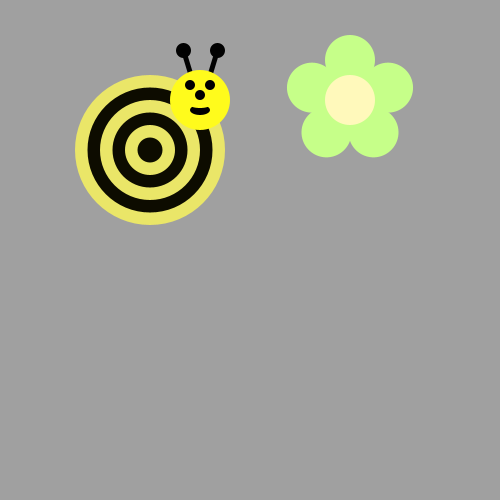
Frame 1 (no input)
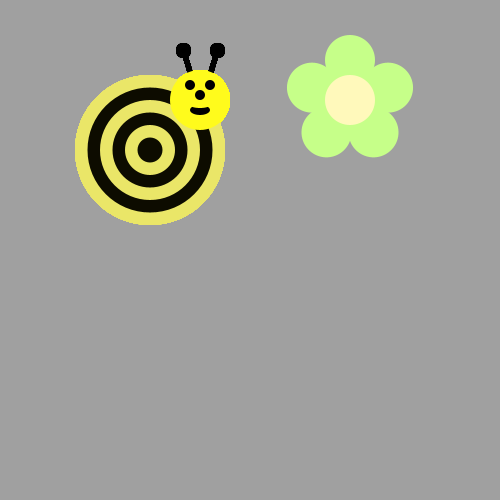
Frame 60 (the mouse pressed at the canvas centre just before this capture)
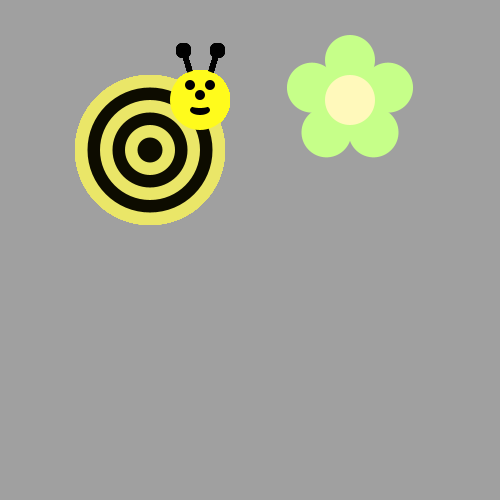
Frame 120 (the mouse held since frame 60 and released just before this capture)

The Processing sketch that drew these frames (run headless with seeded random() and noise(); from frame 60 on, the mouse is pressed at the canvas centre):

// Processing sketch: bumble_bee
// ── bumble_bee.pde

void setup() {
     ellipseMode(CENTER);
     size(500, 500);
     background(160, 160, 160);
     drawFlower(350, 100);
}

void draw() {
  
// First run the program and you should see a flower.  
  
  
/* Then, use a loop to make a body for the Bee! 
(see the image on the recipe, it's a diagonal line of circles)
Use remainder to make the colors alternate between yellow and black
*/
for(int i=0; i<5.5; i++){
  if (i % 2 ==0) {
    fill(234,230,104);
  }
 else {
   fill(13,12,0);
 }
  ellipse(150,150, 150-(i*25), 150-(i*25));
}



/*
Now put his head on using drawBeeFace(x,y)
*/
drawBeeFace(200,100);
}

/**************   Use these methods but  DON'T CHANGE THE CODE BELOW  **************/

void drawFlower(int x, int y) {
     noStroke();
     translate(x, y);
     // draw 5 petals, rotating after each one
     fill(#c6ff89);      // green
      for (int i = 0; i < 5; i++) {
           ellipse(0, -40, 50, 50);
          rotate(radians(72));
     }
     fill(#fff9bb); // light yellow
     ellipse(0, 0, 50, 50);
} 
void drawBeeFace(int BeeFaceX, int BeeFaceY) {
     noStroke();
     fill(0, 0, 0);
     stroke(1);
     strokeWeight(5);
     line(BeeFaceX-10, BeeFaceY-27, BeeFaceX-17, BeeFaceY-50);
     line(BeeFaceX+10, BeeFaceY-27, BeeFaceX+17, BeeFaceY-50);
     ellipse(BeeFaceX-17, BeeFaceY-50, 10, 10);
     ellipse(BeeFaceX+17, BeeFaceY-50, 10, 10);
     noStroke();
     fill(255, 251, 28);
     ellipse(BeeFaceX, BeeFaceY, 60, 60); // face
     fill(255, 237, 209);
     fill(0,0,0);
      ellipse(BeeFaceX-10, BeeFaceY-15, 10, 10); // eyes
     ellipse(BeeFaceX+10, BeeFaceY-15, 10, 10);
      ellipse(BeeFaceX, BeeFaceY-5, 10, 10); // nose
      ellipse(BeeFaceX, BeeFaceY+10, 20, 10);// mouth
     fill(255, 251, 28);
     ellipse(BeeFaceX, BeeFaceY+5, 20, 6);
}
